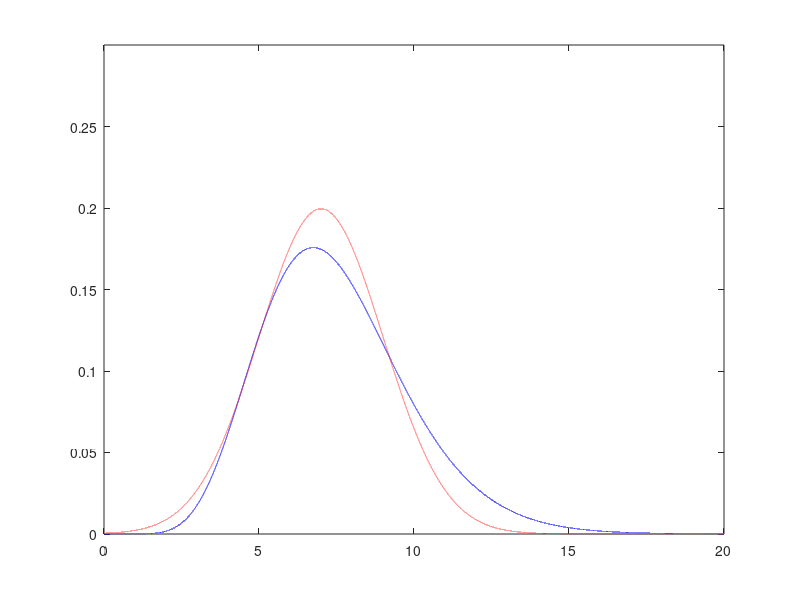

The MATLAB source for this figure: (Note: this script raises an error after producing the figure.)
% scrExampleGamma

close all;
clear;

%% Parameters

n1 = 10000;
n2 = 10000;

a = 10; % Shape
b = 0.75; % Scale
delta = 10;

%% Generate distributions

% See the distribution in comparison to the normal distribution
x = 0:0.0002:20; 
y = gampdf(x, a, b); 
figure; plot(x, y, 'b-'); ylim([0,0.3]); hold on;
plot(x,normpdf(x,7,2), 'r--'); hold off;

[g, g1, g2] = fGenerateBimodGamma(n1, n2, a, b, delta);

h1 = hist(g1, 100);
figure; bar(h1, 'b'); ylim([0,600]); %hold on;
h2 = hist(g2, 100);
figure; bar(h2, 'r'); ylim([0,600]); %hold off;
h3 = hist(g, 100);
figure; bar(h3, 'g'); ylim([0,600]);
% figure; hist([g1 g2], 100);
